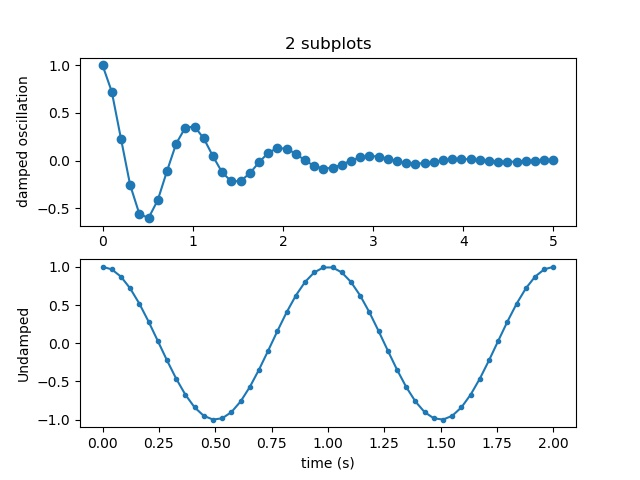

This figure's Python source:
import numpy as np
import matplotlib.pyplot as plt
#准备数学上的离散数据点
x1 = np.linspace(0,5)
x2 = np.linspace(0,2)

y1 = np.cos(2*np.pi*x1)*np.exp(-x1)
y2 = np.cos(2*np.pi*x2)

plt.subplot(2, 1, 1)
#####分成2x1的结构。2 rows，1 column，占用第一个位置
plt.plot(x1, y1, 'o-')
#以o-进行线的特性规划，o，表示圆圈，-表示以实线穿起来
plt.title('2 subplots')
plt.ylabel('damped oscillation')

plt.subplot(2, 1, 2)
#####分成2x1的结构。2 rows，1 column，占用第一个位置
plt.plot(x2, y2, '.-')
#以o-进行线的特性规划，.表示圆圈，-表示以实线穿起来
plt.xlabel('time (s)')
plt.ylabel('Undamped')


plt.savefig("subplots.jpg")
plt.show()